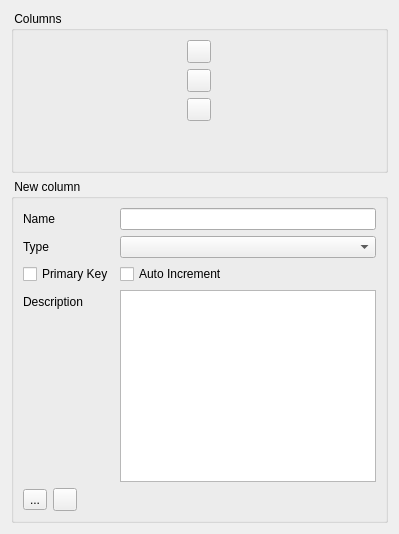
        <widget class="QWidget" name="tabWidgetPage1">
         <attribute name="title">
          <string>Columns</string>
         </attribute>
         <layout class="QVBoxLayout" name="verticalLayout_2">
          <item>
           <widget class="QGroupBox" name="groupBox">
            <property name="title">
             <string> Columns </string>
            </property>
            <layout class="QVBoxLayout" name="verticalLayout_5">
             <item>
              <layout class="QHBoxLayout" name="columnListLayout">
               <item>
                <layout class="QGridLayout" name="gridLayout">
                 <item row="0" column="0">
                  <widget class="QToolButton" name="btnUp">
                   <property name="toolTip">
                    <string>Move the column up (left)</string>
                   </property>
                   <property name="statusTip">
                    <string>Move the column up (left)</string>
                   </property>
                   <property name="text">
                    <string/>
                   </property>
                   <property name="icon">
                    <iconset resource="dbm.qrc">
                     <normaloff>:/images/actions/images/small/up.png</normaloff>:/images/actions/images/small/up.png</iconset>
                   </property>
                   <property name="popupMode">
                    <enum>QToolButton::DelayedPopup</enum>
                   </property>
                  </widget>
                 </item>
                 <item row="3" column="0">
                  <widget class="QToolButton" name="btnRemove">
                   <property name="toolTip">
                    <string>Delete this column</string>
                   </property>
                   <property name="statusTip">
                    <string>Delete this column</string>
                   </property>
                   <property name="text">
                    <string/>
                   </property>
                   <property name="icon">
                    <iconset resource="dbm.qrc">
                     <normaloff>:/images/actions/images/small/remove.png</normaloff>:/images/actions/images/small/remove.png</iconset>
                   </property>
                  </widget>
                 </item>
                 <item row="1" column="0">
                  <widget class="QToolButton" name="btnDown">
                   <property name="toolTip">
                    <string>Move the column down (right)</string>
                   </property>
                   <property name="statusTip">
                    <string>Move the column down (right)</string>
                   </property>
                   <property name="text">
                    <string/>
                   </property>
                   <property name="icon">
                    <iconset resource="dbm.qrc">
                     <normaloff>:/images/actions/images/small/down.png</normaloff>:/images/actions/images/small/down.png</iconset>
                   </property>
                   <property name="popupMode">
                    <enum>QToolButton::DelayedPopup</enum>
                   </property>
                  </widget>
                 </item>
                 <item row="4" column="0">
                  <spacer name="verticalSpacer">
                   <property name="orientation">
                    <enum>Qt::Vertical</enum>
                   </property>
                   <property name="sizeHint" stdset="0">
                    <size>
                     <width>20</width>
                     <height>40</height>
                    </size>
                   </property>
                  </spacer>
                 </item>
                </layout>
               </item>
              </layout>
             </item>
            </layout>
           </widget>
          </item>
          <item>
           <widget class="QGroupBox" name="grpColumnDetails">
            <property name="title">
             <string> New column </string>
            </property>
            <property name="flat">
             <bool>false</bool>
            </property>
            <property name="checkable">
             <bool>false</bool>
            </property>
            <layout class="QVBoxLayout" name="verticalLayout_4">
             <item>
              <layout class="QFormLayout" name="formLayout">
               <property name="fieldGrowthPolicy">
                <enum>QFormLayout::AllNonFixedFieldsGrow</enum>
               </property>
               <item row="0" column="0">
                <widget class="QLabel" name="label_2">
                 <property name="text">
                  <string>Name</string>
                 </property>
                </widget>
               </item>
               <item row="0" column="1">
                <widget class="QLineEdit" name="txtNewColumnName">
                 <property name="toolTip">
                  <string>The name of the column</string>
                 </property>
                </widget>
               </item>
               <item row="1" column="0">
                <widget class="QLabel" name="label_4">
                 <property name="text">
                  <string>Type</string>
                 </property>
                </widget>
               </item>
               <item row="1" column="1">
                <widget class="QComboBox" name="cmbNewColumnType">
                 <property name="toolTip">
                  <string>The Type of the column</string>
                 </property>
                </widget>
               </item>
               <item row="2" column="0">
                <widget class="QCheckBox" name="chkPrimary">
                 <property name="text">
                  <string>Primary Key</string>
                 </property>
                </widget>
               </item>
               <item row="2" column="1">
                <widget class="QCheckBox" name="chkAutoInc">
                 <property name="text">
                  <string>Auto Increment</string>
                 </property>
                </widget>
               </item>
               <item row="3" column="0">
                <widget class="QLabel" name="lblDescription">
                 <property name="text">
                  <string>Description</string>
                 </property>
                </widget>
               </item>
               <item row="3" column="1">
                <widget class="QTextEdit" name="txtColumnDescription"/>
               </item>
               <item row="4" column="0">
                <layout class="QHBoxLayout" name="horizontalLayout_3">
                 <item>
                  <widget class="QToolButton" name="btnAdd">
                   <property name="toolTip">
                    <string>Add/Update the column</string>
                   </property>
                   <property name="statusTip">
                    <string>Add/Update the column</string>
                   </property>
                   <property name="text">
                    <string>...</string>
                   </property>
                   <property name="icon">
                    <iconset resource="dbm.qrc">
                     <normaloff>:/images/actions/images/small/add.png</normaloff>:/images/actions/images/small/add.png</iconset>
                   </property>
                  </widget>
                 </item>
                 <item>
                  <widget class="QToolButton" name="btnCancelColumnEditing">
                   <property name="toolTip">
                    <string>Cancel the changes made to these fields</string>
                   </property>
                   <property name="statusTip">
                    <string>Cancel the changes made to these fields</string>
                   </property>
                   <property name="text">
                    <string/>
                   </property>
                   <property name="icon">
                    <iconset resource="dbm.qrc">
                     <normaloff>:/images/actions/images/small/cancel.png</normaloff>:/images/actions/images/small/cancel.png</iconset>
                   </property>
                  </widget>
                 </item>
                </layout>
               </item>
              </layout>
             </item>
            </layout>
           </widget>
          </item>
         </layout>
        </widget>
